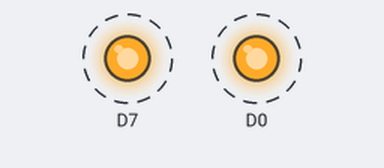
A sketch run on a simulated ESP8266 (NodeMCU). Shown: output pins drawn as LEDs (lit = HIGH). Dashed ring = blinking.

Above: at 0.25 s.
Timing chart, 0 to 3.0 s (numbered marks = the images above):
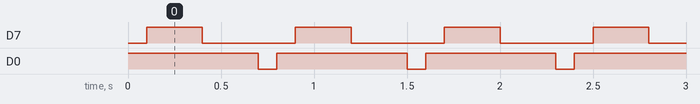

The sketch:

blynk_blink.ino
```cpp
void setup() {
  pinMode(D0,OUTPUT);
  pinMode(D7,OUTPUT);

}

void loop() {
  digitalWrite(D0,1);
  delay(100);

   digitalWrite(D7,1);
  delay(300);
  digitalWrite(D7,0);
  delay(300);
   digitalWrite(D0,0);
  delay(100);
}
```

Measured:
- by itself, D7: alternates HIGH for 0.30 s and LOW for 0.50 s
- by itself, D0: alternates HIGH for 0.70 s and LOW for 0.10 s
- by itself, everything shown: repeats every 0.80 s, in 3 steps
